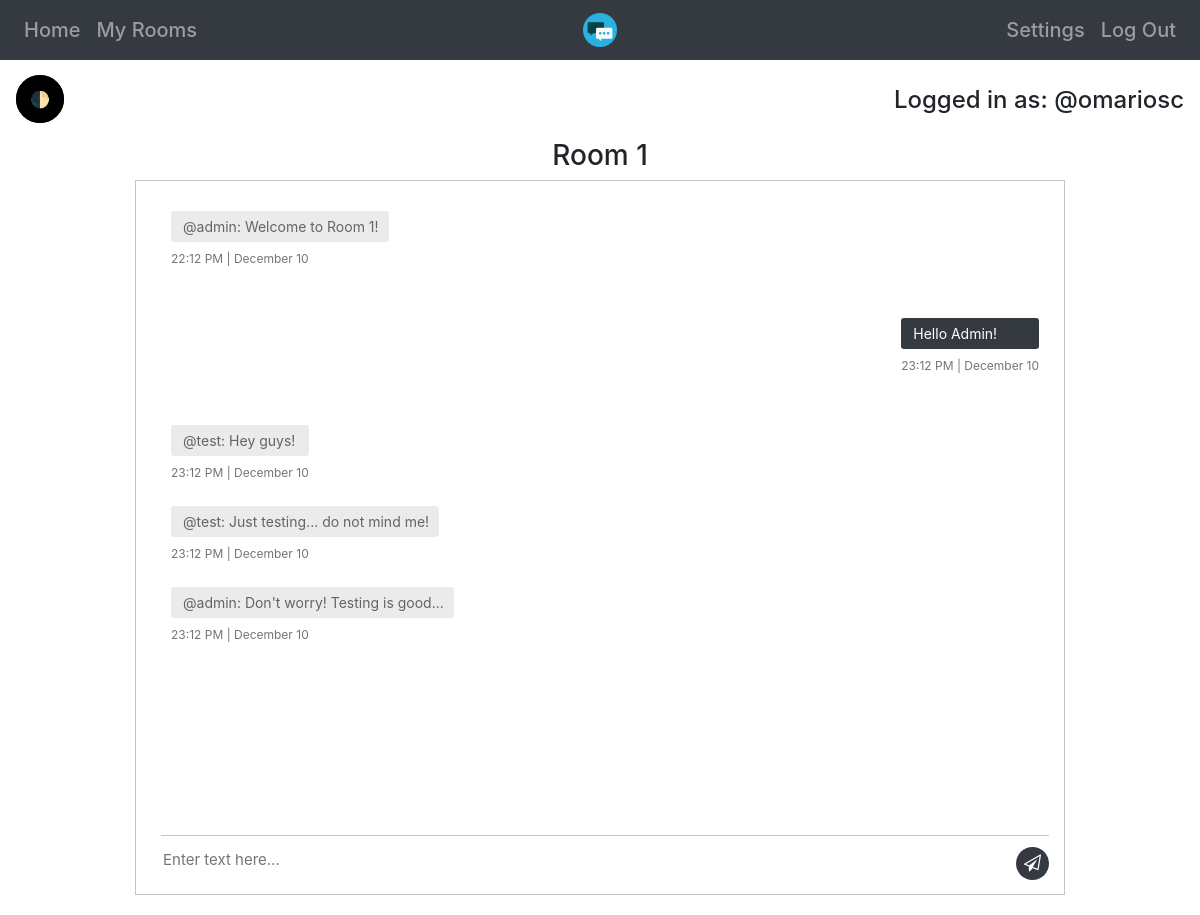
The app's page /room/1 (signed in) with its own data.
### app/models.py (models this page shows)
class Users(UserMixin,db.Model):
  __tablename__='Users'
  id=db.Column(db.Integer,primary_key=True)
  username=db.Column(db.String(20),unique=True)
  email=db.Column(db.String(50),unique=True)
  password=db.Column(db.String)
  rooms=db.relationship("Rooms",secondary='UserRooms',back_populates="users")

class Messages(db.Model):
  __tablename__='Messages'
  id=db.Column(db.Integer,primary_key=True)
  userroom_id=db.Column(db.Integer,db.ForeignKey('UserRooms.id'))
  message=db.Column(db.String)
  datetime=db.Column(db.DateTime(timezone=True))

### app/room.py (the view)
@room.route('/room/<room_id>',methods=['GET'])
@login_required
def show(room_id):
  if len(Rooms.query.filter_by(id=room_id).all())==0:
    flash("Room "+str(room_id)+" does not exist", "error")
    log_error(user=current_user,room=room_id,ip=request.remote_addr,error="room-not-exists")
    return redirect(url_for('home.show') + '?error=room-not-exists')
  if UserRooms.query.filter_by(user=current_user.id,room=room_id).count()==0:
    flash("You are not in Room "+str(room_id), "error")
    log_error(user=current_user,room=room_id,ip=request.remote_addr,error="room-must-join-room")
    return redirect(url_for('home.show') + '?error=must-join-room')
  else:
    userrooms=UserRooms.query.filter_by(room=room_id).all()
    messages=[]
    usernames=[]
    times=[]
    for i in range(len(userrooms)):
      userroom_messages=Messages.query.filter_by(userroom_id=userrooms[i].id).all()
      for message in userroom_messages:
        messages.append(message)
    messages.sort(key=lambda r: r.datetime)
    for message in messages:
      times.append(message.datetime.strftime("%H:%m %p | %B %d"))
      userid=UserRooms.query.filter_by(id=message.userroom_id).one().user
      username=Users.query.filter_by(id=userid).one().username
      usernames.append(username)
    return render_template('chatroom.html',room_id=room_id,messages=messages,no_messages=len(messages),usernames=usernames,userroom_id=UserRooms.query.filter_by(user=current_user.id,room=room_id).one().id,times=times)

### app/__init__.py (called while the page is built)
@login_manager.user_loader
def load_user(id):
  return Users.query.get(int(id))

### app/templates/chatroom.html
{% extends "home.html" %}
{% block head %}
<link rel="stylesheet" href="/static/css/rooms.css">
<link rel="stylesheet" href="https://cdnjs.cloudflare.com/ajax/libs/font-awesome/4.7.0/css/font-awesome.css">
{% endblock %}
{% block content %}
<div class="container">
  <h3 class="text-center">Room {{ room_id }}</h3>
  <div class="messaging">
    <div class="inbox_msg">
      <div class="mesgs">
        <div class="msg_history">
          {% for i in range(no_messages) %}
          {% if usernames[i] == current_user.username %}
          <div class="outgoing_msg">
            <div class="sent_msg">
              <p>{{ messages[i].message }}</p>
              <span class="time_date">{{ times[i] }}</span>
            </div>
          </div>
          {% else %}
          <div class="incoming_msg">
            <div class="received_msg">
              <div class="received_withd_msg">
                <p>@{{ usernames[i] }}: {{ messages[i].message }}</p>
                <span class="time_date">{{ times[i] }}</span>
              </div>
            </div>
          </div>
          {% endif %}
          <br>
          {% endfor %}
        </div>
        <br>
        <div class="type_msg">
          <div class="input_msg_write spacebottom">
          <form method="POST" action="/room/chat/{{ room_id }}">
            <input type="text" name="message" class="write_msg inputfieldblack sendchat" placeholder="Enter text here..." required autofocus>
            <button class="msg_send_btn btn-darkmode" type="submit"><i class="fa fa-paper-plane-o" aria-hidden="true" alt="send"></i></button>
          </form>
          </div>
        </div>
      </div>
    </div>
  </div>
</div>
{% endblock %}

### app/templates/home.html (shortened to what this page needs)
{% extends "base.html" %}
{% block navbar %}
<nav class="navbar navbar-expand-md navbar-dark bg-dark">
  <div class="navbar-collapse collapse w-100 order-1 order-md-0 dual-collapse2">
    <ul class="navbar-nav mr-auto">
      <li class="nav-item mb-0 h5"><a class="nav-link" href="/home">Home</a></li>
      <li class="nav-item mb-0 h5"><a class="nav-link" href="/myrooms">My Rooms</a></li>
    </ul>
  </div>
  <div class="mx-auto order-0">
    <a class="navbar-brand mx-auto" href="/home"><img src="/static/favicon.ico" alt="TickTalk" width="34" height="34"></a>
  </div>
  <div class="navbar-collapse collapse w-100 order-3 dual-collapse2">
    <ul class="navbar-nav ml-auto">
      <li class="nav-item mb-0 h5"><a class="nav-link" href="/settings">Settings</a></li>
      <li class="nav-item mb-0 h5"><a class="nav-link" href="/logout">Log Out</a></li>
    </ul>
  </div>
</nav>
<div class="autowidth text-center">
</div>
<h4 class="text-right loggedinuser">Logged in as: @{{ current_user.username }}</h4>
{% endblock %}

### app/templates/base.html (shortened to what this page needs)
<!DOCTYPE html>
<html lang="en">
  <head>
    <link rel="stylesheet" type="text/css" href="https://cdn.jsdelivr.net/npm/cookieconsent@3/build/cookieconsent.min.css">
    <link rel="stylesheet" href="https://stackpath.bootstrapcdn.com/bootstrap/4.2.1/css/bootstrap.min.css">
    <link rel="stylesheet" href="/static/css/style.css">
    <link rel="stylesheet" href="/static/css/forms.css">
    {% block head %}{% endblock %}
  </head>
  <body>
    {% block navbar %}{% endblock %}
    {% block content %}{% endblock %}
  </body>
</html>

### app/static/css/style.css (style rules this page uses)
html, body { max-width: 100%; overflow-x: hidden; }
.sendchat { border-top-left-radius: 4px; border-top-right-radius: 4px; border-bottom-right-radius: 4px; border-bottom-left-radius: 4px; }
.loggedinuser { padding: 16px; }
.spacebottom { padding-bottom: 10px; }
.autowidth { align-self: center; align-items: center; padding-left: 43%; padding-right: 43%; padding-top: 10px; }

### app/static/css/rooms.css (style rules this page uses)
.container { max-width: 80%; padding-bottom: 20px; }
.inbox_msg { border: 1px solid #c4c4c4; clear: both; overflow: hidden; }
.received_msg { display: inline-block; padding: 0 0 0 10px; vertical-align: top; max-width: 80%; }
.received_withd_msg p { background: #ebebeb none repeat scroll 0 0; border-radius: 3px; color: #646464; font-size: 14px; margin: 0; padding: 5px 10px 5px 12px; width: 100%; }
.time_date { color: #747474; display: block; font-size: 12px; margin: 8px 0 0; }
.received_withd_msg { width: 100%; }
.mesgs { float: left; padding: 30px 15px 0 25px; width: 100%; }
.sent_msg p { background: #343a40 none repeat scroll 0 0; border-radius: 3px; font-size: 14px; margin: 0; color: #fff; padding: 5px 10px 5px 12px; width: 100%; }
.outgoing_msg { overflow: hidden; margin: 26px 0 26px; }
.sent_msg { float: right; max-width: 80%; padding-right: 10px; }
.input_msg_write input { background: rgba(0, 0, 0, 0) none repeat scroll 0 0; border: medium none; color: #4c4c4c; font-size: 15px; min-height: 48px; width: 100%; }
.type_msg { border-top: 1px solid #c4c4c4; position: relative; }
.msg_send_btn { background: #343a40 none repeat scroll 0 0; border: medium none; border-radius: 50%; color: #fff; cursor: pointer; font-size: 17px; height: 33px; position: absolute; right: 0; top: 11px; width: 33px; }
.messaging { padding: 0 0 0 0; }
.msg_history { height: 600px; overflow-y: auto; overflow-x: auto; }

### records on screen
Users: username "omariosc"
Users: username "admin" "admin"
Messages: message "Welcome to Room 1!"
Messages: message "Hello Admin!"
Users: username "test" "test"
Messages: message "Hey guys!"
Messages: message "Just testing... do not mind me!"
Messages: message "Don't worry! Testing is good..."

### other values on screen
{{ room_id }} "1"
{{ times[i] }} "22:12 PM | December 10" "23:12 PM | December 10" "23:12 PM | December 10" "23:12 PM | December 10"
{{ times[i] }} "23:12 PM | December 10"
